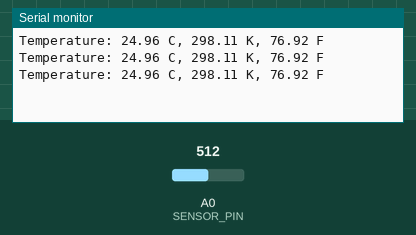
A sketch run on a simulated Arduino Uno, built with avr-gcc and run on an emulated ATmega328P. Parts: the last lines printed to the serial monitor. Inputs (shaded band) come from the test bench; at power-on: A0 (SENSOR_PIN) = 512.

Above: at 1.2 s.
1.3 s: A0 (SENSOR_PIN) set to 716
At 1.9 s:
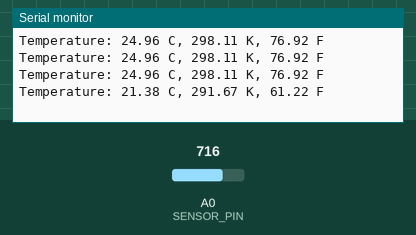
2.8 s: A0 (SENSOR_PIN) set to 900
At 3.4 s:
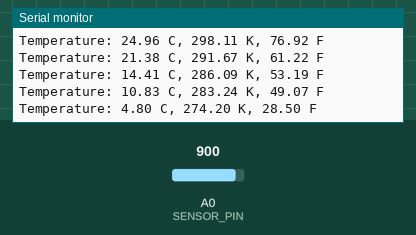
Timing chart, 0 to 5.8 s (numbered marks = the images above; inputs shaded):
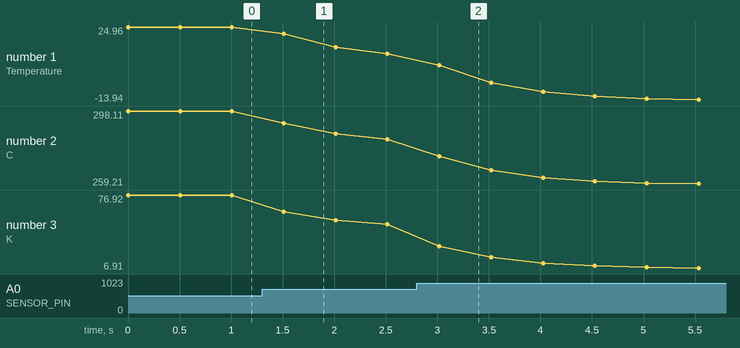

The sketch:

test_termistor.ino
```cpp
/*
  Smooth NTC Thermistor

  Reads a temperature from the NTC 3950 thermistor,
  smooth and displays it in the default Serial.

  https://github.com/YuriiSalimov/NTC_Thermistor

  Created by Yurii Salimov, May, 2019.
  Released into the public domain.
*/
#include <Thermistor.h>
#include <NTC_Thermistor.h>
#include <SmoothThermistor.h>

#define SENSOR_PIN             A0
#define REFERENCE_RESISTANCE   100000
#define NOMINAL_RESISTANCE     100000
#define NOMINAL_TEMPERATURE    25
#define B_VALUE                3950

/**
  Smoothing factor of a temperature value.
*/
#define SMOOTHING_FACTOR 5

Thermistor* thermistor = NULL;

// the setup function runs once when you press reset or power the board
void setup() {
  Serial.begin(9600);

  Thermistor* originThermistor = new NTC_Thermistor(
    SENSOR_PIN,
    REFERENCE_RESISTANCE,
    NOMINAL_RESISTANCE,
    NOMINAL_TEMPERATURE,
    B_VALUE
  );
  thermistor = new SmoothThermistor(originThermistor, SMOOTHING_FACTOR);

  /* OR
    thermistor = new SmoothThermistor(
      new NTC_Thermistor(
        SENSOR_PIN,
        REFERENCE_RESISTANCE,
        NOMINAL_RESISTANCE,
        NOMINAL_TEMPERATURE,
        B_VALUE
      ),
      SMOOTHING_FACTOR
    );
  */
}

// the loop function runs over and over again forever
void loop() {
  // Reads temperature
  const double celsius = thermistor->readCelsius();
  const double kelvin = thermistor->readKelvin();
  const double fahrenheit = thermistor->readFahrenheit();

  // Output of information
  Serial.print("Temperature: ");
  Serial.print(celsius);
  Serial.print(" C, ");
  Serial.print(kelvin);
  Serial.print(" K, ");
  Serial.print(fahrenheit);
  Serial.println(" F");

  delay(500); // optionally, only to delay the output of information in the example.
}
```

Measured:
- after the input at 1.3 s, the serial monitor: prints a new line after 0.21 s (image 1)
- after the input at 2.8 s, the serial monitor: prints a new line after 0.22 s (image 2)
- plotted number 1: 24.96 → 10.83 after the input at 1.3 s, 10.83 → -13.94 after the input at 2.8 s
- plotted number 2: 298.11 → 283.24 after the input at 1.3 s, 283.24 → 259.21 after the input at 2.8 s
- plotted number 3: 76.92 → 49.07 after the input at 1.3 s, 49.07 → 6.91 after the input at 2.8 s
